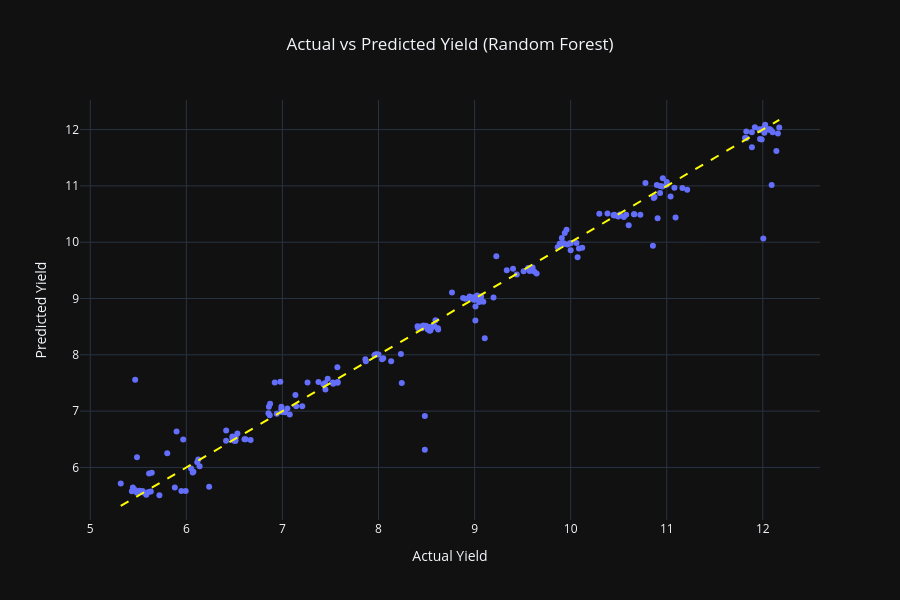

The cell this chart's notebook holds for it:
### Code cell
import plotly.express as px
import pandas as pd
import numpy as np

# SAMPLE DATA
sample_size = 200
indices = np.random.choice(len(y_test), sample_size, replace=False)

actual_sample = y_test.iloc[indices]
pred_sample = y_pred_rf[indices]

sample_df = pd.DataFrame({
    "Actual Yield": actual_sample,
    "Predicted Yield": pred_sample
})

# SCATTER PLOT
fig = px.scatter(
    sample_df,
    x="Actual Yield",
    y="Predicted Yield",
    title="Actual vs Predicted Yield (Random Forest)",
    template="plotly_dark",
    hover_data=["Actual Yield", "Predicted Yield"]
)

# Perfect prediction line
fig.add_shape(
    type="line",
    x0=sample_df["Actual Yield"].min(),
    y0=sample_df["Actual Yield"].min(),
    x1=sample_df["Actual Yield"].max(),
    y1=sample_df["Actual Yield"].max(),
    line=dict(color="yellow", dash="dash")
)

fig.update_layout(
    title_x=0.5,
    height=600,
    width=900
)

fig.show()

### Figure 1 — Plotly figure (JSON) as saved in the notebook; plotly's stock layout.template omitted (floating-point values rounded to 4 significant figures; data arrays with more than 128 entries replaced by an {"elided": "..."} marker saying what was removed)
{"data": [{"hovertemplate": "Actual Yield=%{x}<br>Predicted Yield=%{y}<extra></extra>", "legendgroup": "", "marker": {"color": "#636efa", "symbol": "circle"}, "mode": "markers", "name": "", "orientation": "v", "showlegend": false, "type": "scatter", "x": {"elided": "200 float values"}, "xaxis": "x", "y": {"elided": "200 float values"}, "yaxis": "y"}], "layout": {"height": 600, "legend": {"tracegroupgap": 0}, "shapes": [{"line": {"color": "yellow", "dash": "dash"}, "type": "line", "x0": 5.317, "x1": 12.17, "y0": 5.317, "y1": 12.17}], "title": {"text": "Actual vs Predicted Yield (Random Forest)", "x": 0.5}, "width": 900, "xaxis": {"anchor": "y", "domain": [0, 1], "title": {"text": "Actual Yield"}}, "yaxis": {"anchor": "x", "domain": [0, 1], "title": {"text": "Predicted Yield"}}}}
